Frame 1 (no input): blank canvas, image omitted
Frame 60 (no input): blank canvas, image omitted
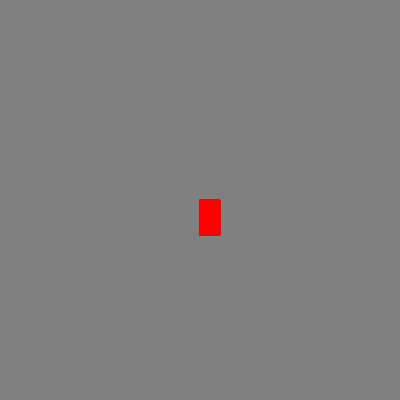
Frame 120 (the mouse pressed at the canvas centre since frame 60)

The p5.js sketch whose frames 1 and 60 were blank and that drew this single picture after the mouse press (run headless with seeded random() and noise() and a simulated clock; from frame 60 on, the mouse is pressed at the canvas centre):

// p5.js sketch
// ── sketch.js
function setup() {
    createCanvas(400, 400);
    background("gray");
  }
  
  function draw() {
    stroke("red");
  fill("red");
    
     if (mouseIsPressed){
     rect(mouseX, mouseY, 20, 35)
  }
  }
  
